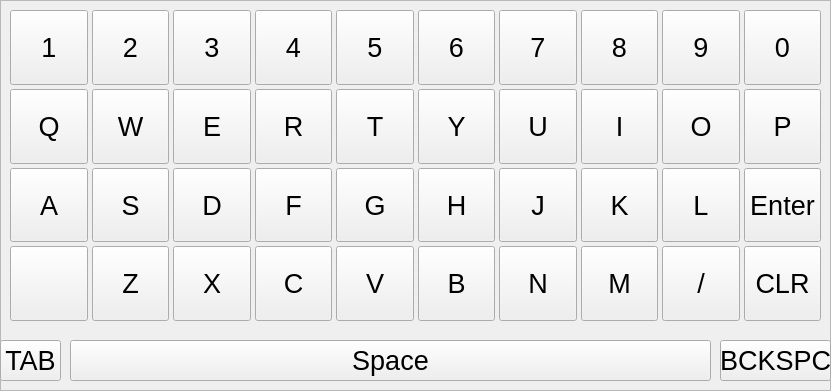
   <widget class="QFrame" name="frame_4">
    <property name="geometry">
     <rect>
      <x>10</x>
      <y>270</y>
      <width>831</width>
      <height>391</height>
     </rect>
    </property>
    <property name="frameShape">
     <enum>QFrame::StyledPanel</enum>
    </property>
    <property name="frameShadow">
     <enum>QFrame::Raised</enum>
    </property>
    <widget class="QPushButton" name="pushButton_47">
     <property name="geometry">
      <rect>
       <x>0</x>
       <y>340</y>
       <width>61</width>
       <height>41</height>
      </rect>
     </property>
     <property name="font">
      <font>
       <pointsize>20</pointsize>
      </font>
     </property>
     <property name="focusPolicy">
      <enum>Qt::NoFocus</enum>
     </property>
     <property name="text">
      <string>TAB</string>
     </property>
    </widget>
    <widget class="QPushButton" name="pushButton_45">
     <property name="geometry">
      <rect>
       <x>70</x>
       <y>340</y>
       <width>641</width>
       <height>41</height>
      </rect>
     </property>
     <property name="font">
      <font>
       <pointsize>20</pointsize>
      </font>
     </property>
     <property name="focusPolicy">
      <enum>Qt::NoFocus</enum>
     </property>
     <property name="text">
      <string>Space</string>
     </property>
    </widget>
    <widget class="QPushButton" name="pushButton_48">
     <property name="geometry">
      <rect>
       <x>720</x>
       <y>340</y>
       <width>111</width>
       <height>41</height>
      </rect>
     </property>
     <property name="font">
      <font>
       <pointsize>20</pointsize>
      </font>
     </property>
     <property name="focusPolicy">
      <enum>Qt::NoFocus</enum>
     </property>
     <property name="text">
      <string>BCKSPC</string>
     </property>
    </widget>
    <widget class="QWidget" name="gridLayoutWidget">
     <property name="geometry">
      <rect>
       <x>10</x>
       <y>10</y>
       <width>811</width>
       <height>311</height>
      </rect>
     </property>
     <layout class="QGridLayout" name="gridLayout">
      <property name="sizeConstraint">
       <enum>QLayout::SetDefaultConstraint</enum>
      </property>
      <property name="leftMargin">
       <number>0</number>
      </property>
      <property name="rightMargin">
       <number>0</number>
      </property>
      <property name="spacing">
       <number>4</number>
      </property>
      <item row="1" column="0">
       <widget class="QPushButton" name="pushButton_6">
        <property name="sizePolicy">
         <sizepolicy hsizetype="MinimumExpanding" vsizetype="MinimumExpanding">
          <horstretch>0</horstretch>
          <verstretch>0</verstretch>
         </sizepolicy>
        </property>
        <property name="font">
         <font>
          <pointsize>20</pointsize>
         </font>
        </property>
        <property name="focusPolicy">
         <enum>Qt::NoFocus</enum>
        </property>
        <property name="text">
         <string>Q</string>
        </property>
       </widget>
      </item>
      <item row="2" column="7">
       <widget class="QPushButton" name="pushButton_23">
        <property name="sizePolicy">
         <sizepolicy hsizetype="MinimumExpanding" vsizetype="MinimumExpanding">
          <horstretch>0</horstretch>
          <verstretch>0</verstretch>
         </sizepolicy>
        </property>
        <property name="font">
         <font>
          <pointsize>20</pointsize>
         </font>
        </property>
        <property name="focusPolicy">
         <enum>Qt::NoFocus</enum>
        </property>
        <property name="text">
         <string>K</string>
        </property>
       </widget>
      </item>
      <item row="0" column="4">
       <widget class="QPushButton" name="pushButton_39">
        <property name="sizePolicy">
         <sizepolicy hsizetype="MinimumExpanding" vsizetype="MinimumExpanding">
          <horstretch>0</horstretch>
          <verstretch>0</verstretch>
         </sizepolicy>
        </property>
        <property name="font">
         <font>
          <pointsize>20</pointsize>
         </font>
        </property>
        <property name="focusPolicy">
         <enum>Qt::NoFocus</enum>
        </property>
        <property name="text">
         <string>5</string>
        </property>
       </widget>
      </item>
      <item row="1" column="1">
       <widget class="QPushButton" name="pushButton_7">
        <property name="sizePolicy">
         <sizepolicy hsizetype="MinimumExpanding" vsizetype="MinimumExpanding">
          <horstretch>0</horstretch>
          <verstretch>0</verstretch>
         </sizepolicy>
        </property>
        <property name="font">
         <font>
          <pointsize>20</pointsize>
         </font>
        </property>
        <property name="focusPolicy">
         <enum>Qt::NoFocus</enum>
        </property>
        <property name="text">
         <string>W</string>
        </property>
       </widget>
      </item>
      <item row="1" column="5">
       <widget class="QPushButton" name="pushButton_11">
        <property name="sizePolicy">
         <sizepolicy hsizetype="MinimumExpanding" vsizetype="MinimumExpanding">
          <horstretch>0</horstretch>
          <verstretch>0</verstretch>
         </sizepolicy>
        </property>
        <property name="font">
         <font>
          <pointsize>20</pointsize>
         </font>
        </property>
        <property name="focusPolicy">
         <enum>Qt::NoFocus</enum>
        </property>
        <property name="text">
         <string>Y</string>
        </property>
       </widget>
      </item>
      <item row="2" column="3">
       <widget class="QPushButton" name="pushButton_19">
        <property name="sizePolicy">
         <sizepolicy hsizetype="MinimumExpanding" vsizetype="MinimumExpanding">
          <horstretch>0</horstretch>
          <verstretch>0</verstretch>
         </sizepolicy>
        </property>
        <property name="font">
         <font>
          <pointsize>20</pointsize>
         </font>
        </property>
        <property name="focusPolicy">
         <enum>Qt::NoFocus</enum>
        </property>
        <property name="text">
         <string>F</string>
        </property>
       </widget>
      </item>
      <item row="2" column="2">
       <widget class="QPushButton" name="pushButton_18">
        <property name="sizePolicy">
         <sizepolicy hsizetype="MinimumExpanding" vsizetype="MinimumExpanding">
          <horstretch>0</horstretch>
          <verstretch>0</verstretch>
         </sizepolicy>
        </property>
        <property name="font">
         <font>
          <pointsize>20</pointsize>
         </font>
        </property>
        <property name="focusPolicy">
         <enum>Qt::NoFocus</enum>
        </property>
        <property name="text">
         <string>D</string>
        </property>
       </widget>
      </item>
      <item row="3" column="8">
       <widget class="QPushButton" name="pushButton_46">
        <property name="sizePolicy">
         <sizepolicy hsizetype="MinimumExpanding" vsizetype="MinimumExpanding">
          <horstretch>0</horstretch>
          <verstretch>0</verstretch>
         </sizepolicy>
        </property>
        <property name="font">
         <font>
          <pointsize>20</pointsize>
         </font>
        </property>
        <property name="focusPolicy">
         <enum>Qt::NoFocus</enum>
        </property>
        <property name="text">
         <string>/</string>
        </property>
       </widget>
      </item>
      <item row="3" column="9">
       <widget class="QPushButton" name="pushButton_33">
        <property name="sizePolicy">
         <sizepolicy hsizetype="MinimumExpanding" vsizetype="MinimumExpanding">
          <horstretch>0</horstretch>
          <verstretch>0</verstretch>
         </sizepolicy>
        </property>
        <property name="font">
         <font>
          <pointsize>20</pointsize>
         </font>
        </property>
        <property name="focusPolicy">
         <enum>Qt::NoFocus</enum>
        </property>
        <property name="text">
         <string>CLR</string>
        </property>
       </widget>
      </item>
      <item row="1" column="2">
       <widget class="QPushButton" name="pushButton_8">
        <property name="sizePolicy">
         <sizepolicy hsizetype="MinimumExpanding" vsizetype="MinimumExpanding">
          <horstretch>0</horstretch>
          <verstretch>0</verstretch>
         </sizepolicy>
        </property>
        <property name="font">
         <font>
          <pointsize>20</pointsize>
         </font>
        </property>
        <property name="focusPolicy">
         <enum>Qt::NoFocus</enum>
        </property>
        <property name="text">
         <string>E</string>
        </property>
       </widget>
      </item>
      <item row="1" column="9">
       <widget class="QPushButton" name="pushButton_15">
        <property name="sizePolicy">
         <sizepolicy hsizetype="MinimumExpanding" vsizetype="MinimumExpanding">
          <horstretch>0</horstretch>
          <verstretch>0</verstretch>
         </sizepolicy>
        </property>
        <property name="font">
         <font>
          <pointsize>20</pointsize>
         </font>
        </property>
        <property name="focusPolicy">
         <enum>Qt::NoFocus</enum>
        </property>
        <property name="text">
         <string>P</string>
        </property>
       </widget>
      </item>
      <item row="0" column="7">
       <widget class="QPushButton" name="pushButton_42">
        <property name="sizePolicy">
         <sizepolicy hsizetype="MinimumExpanding" vsizetype="MinimumExpanding">
          <horstretch>0</horstretch>
          <verstretch>0</verstretch>
         </sizepolicy>
        </property>
        <property name="font">
         <font>
          <pointsize>20</pointsize>
         </font>
        </property>
        <property name="focusPolicy">
         <enum>Qt::NoFocus</enum>
        </property>
        <property name="text">
         <string>8</string>
        </property>
       </widget>
      </item>
      <item row="0" column="8">
       <widget class="QPushButton" name="pushButton_43">
        <property name="sizePolicy">
         <sizepolicy hsizetype="MinimumExpanding" vsizetype="MinimumExpanding">
          <horstretch>0</horstretch>
          <verstretch>0</verstretch>
         </sizepolicy>
        </property>
        <property name="font">
         <font>
          <pointsize>20</pointsize>
         </font>
        </property>
        <property name="focusPolicy">
         <enum>Qt::NoFocus</enum>
        </property>
        <property name="text">
         <string>9</string>
        </property>
       </widget>
      </item>
      <item row="1" column="3">
       <widget class="QPushButton" name="pushButton_9">
        <property name="sizePolicy">
         <sizepolicy hsizetype="MinimumExpanding" vsizetype="MinimumExpanding">
          <horstretch>0</horstretch>
          <verstretch>0</verstretch>
         </sizepolicy>
        </property>
        <property name="font">
         <font>
          <pointsize>20</pointsize>
         </font>
        </property>
        <property name="focusPolicy">
         <enum>Qt::NoFocus</enum>
        </property>
        <property name="text">
         <string>R</string>
        </property>
       </widget>
      </item>
      <item row="2" column="6">
       <widget class="QPushButton" name="pushButton_22">
        <property name="sizePolicy">
         <sizepolicy hsizetype="MinimumExpanding" vsizetype="MinimumExpanding">
          <horstretch>0</horstretch>
          <verstretch>0</verstretch>
         </sizepolicy>
        </property>
        <property name="font">
         <font>
          <pointsize>20</pointsize>
         </font>
        </property>
        <property name="focusPolicy">
         <enum>Qt::NoFocus</enum>
        </property>
        <property name="text">
         <string>J</string>
        </property>
       </widget>
      </item>
      <item row="0" column="0">
       <widget class="QPushButton" name="pushButton_35">
        <property name="sizePolicy">
         <sizepolicy hsizetype="MinimumExpanding" vsizetype="MinimumExpanding">
          <horstretch>0</horstretch>
          <verstretch>0</verstretch>
         </sizepolicy>
        </property>
        <property name="font">
         <font>
          <pointsize>20</pointsize>
         </font>
        </property>
        <property name="focusPolicy">
         <enum>Qt::NoFocus</enum>
        </property>
        <property name="text">
         <string>1</string>
        </property>
       </widget>
      </item>
      <item row="3" column="7">
       <widget class="QPushButton" name="pushButton_32">
        <property name="sizePolicy">
         <sizepolicy hsizetype="MinimumExpanding" vsizetype="MinimumExpanding">
          <horstretch>0</horstretch>
          <verstretch>0</verstretch>
         </sizepolicy>
        </property>
        <property name="font">
         <font>
          <pointsize>20</pointsize>
         </font>
        </property>
        <property name="focusPolicy">
         <enum>Qt::NoFocus</enum>
        </property>
        <property name="text">
         <string>M</string>
        </property>
       </widget>
      </item>
      <item row="3" column="6">
       <widget class="QPushButton" name="pushButton_31">
        <property name="sizePolicy">
         <sizepolicy hsizetype="MinimumExpanding" vsizetype="MinimumExpanding">
          <horstretch>0</horstretch>
          <verstretch>0</verstretch>
         </sizepolicy>
        </property>
        <property name="font">
         <font>
          <pointsize>20</pointsize>
         </font>
        </property>
        <property name="focusPolicy">
         <enum>Qt::NoFocus</enum>
        </property>
        <property name="text">
         <string>N</string>
        </property>
       </widget>
      </item>
      <item row="0" column="3">
       <widget class="QPushButton" name="pushButton_38">
        <property name="sizePolicy">
         <sizepolicy hsizetype="MinimumExpanding" vsizetype="MinimumExpanding">
          <horstretch>0</horstretch>
          <verstretch>0</verstretch>
         </sizepolicy>
        </property>
        <property name="font">
         <font>
          <pointsize>20</pointsize>
         </font>
        </property>
        <property name="focusPolicy">
         <enum>Qt::NoFocus</enum>
        </property>
        <property name="text">
         <string>4</string>
        </property>
       </widget>
      </item>
      <item row="2" column="4">
       <widget class="QPushButton" name="pushButton_20">
        <property name="sizePolicy">
         <sizepolicy hsizetype="MinimumExpanding" vsizetype="MinimumExpanding">
          <horstretch>0</horstretch>
          <verstretch>0</verstretch>
         </sizepolicy>
        </property>
        <property name="font">
         <font>
          <pointsize>20</pointsize>
         </font>
        </property>
        <property name="focusPolicy">
         <enum>Qt::NoFocus</enum>
        </property>
        <property name="text">
         <string>G</string>
        </property>
       </widget>
      </item>
      <item row="0" column="5">
       <widget class="QPushButton" name="pushButton_40">
        <property name="sizePolicy">
         <sizepolicy hsizetype="MinimumExpanding" vsizetype="MinimumExpanding">
          <horstretch>0</horstretch>
          <verstretch>0</verstretch>
         </sizepolicy>
        </property>
        <property name="font">
         <font>
          <pointsize>20</pointsize>
         </font>
        </property>
        <property name="focusPolicy">
         <enum>Qt::NoFocus</enum>
        </property>
        <property name="text">
         <string>6</string>
        </property>
       </widget>
      </item>
      <item row="3" column="2">
       <widget class="QPushButton" name="pushButton_27">
        <property name="sizePolicy">
         <sizepolicy hsizetype="MinimumExpanding" vsizetype="MinimumExpanding">
          <horstretch>0</horstretch>
          <verstretch>0</verstretch>
         </sizepolicy>
        </property>
        <property name="font">
         <font>
          <pointsize>20</pointsize>
         </font>
        </property>
        <property name="focusPolicy">
         <enum>Qt::NoFocus</enum>
        </property>
        <property name="text">
         <string>X</string>
        </property>
       </widget>
      </item>
      <item row="3" column="0">
       <widget class="QPushButton" name="pushButton_34">
        <property name="sizePolicy">
         <sizepolicy hsizetype="MinimumExpanding" vsizetype="MinimumExpanding">
          <horstretch>0</horstretch>
          <verstretch>0</verstretch>
         </sizepolicy>
        </property>
        <property name="font">
         <font>
          <pointsize>20</pointsize>
         </font>
        </property>
        <property name="focusPolicy">
         <enum>Qt::NoFocus</enum>
        </property>
        <property name="text">
         <string/>
        </property>
       </widget>
      </item>
      <item row="0" column="9">
       <widget class="QPushButton" name="pushButton_44">
        <property name="sizePolicy">
         <sizepolicy hsizetype="MinimumExpanding" vsizetype="MinimumExpanding">
          <horstretch>0</horstretch>
          <verstretch>0</verstretch>
         </sizepolicy>
        </property>
        <property name="font">
         <font>
          <pointsize>20</pointsize>
         </font>
        </property>
        <property name="focusPolicy">
         <enum>Qt::NoFocus</enum>
        </property>
        <property name="text">
         <string>0</string>
        </property>
       </widget>
      </item>
      <item row="2" column="0">
       <widget class="QPushButton" name="pushButton_16">
        <property name="sizePolicy">
         <sizepolicy hsizetype="MinimumExpanding" vsizetype="MinimumExpanding">
          <horstretch>0</horstretch>
          <verstretch>0</verstretch>
         </sizepolicy>
        </property>
        <property name="font">
         <font>
          <pointsize>20</pointsize>
         </font>
        </property>
        <property name="focusPolicy">
         <enum>Qt::NoFocus</enum>
        </property>
        <property name="text">
         <string>A</string>
        </property>
       </widget>
      </item>
      <item row="1" column="7">
       <widget class="QPushButton" name="pushButton_13">
        <property name="sizePolicy">
         <sizepolicy hsizetype="MinimumExpanding" vsizetype="MinimumExpanding">
          <horstretch>0</horstretch>
          <verstretch>0</verstretch>
         </sizepolicy>
        </property>
        <property name="font">
         <font>
          <pointsize>20</pointsize>
         </font>
        </property>
        <property name="focusPolicy">
         <enum>Qt::NoFocus</enum>
        </property>
        <property name="text">
         <string>I</string>
        </property>
       </widget>
      </item>
      <item row="1" column="8">
       <widget class="QPushButton" name="pushButton_14">
        <property name="sizePolicy">
         <sizepolicy hsizetype="MinimumExpanding" vsizetype="MinimumExpanding">
          <horstretch>0</horstretch>
          <verstretch>0</verstretch>
         </sizepolicy>
        </property>
        <property name="font">
         <font>
          <pointsize>20</pointsize>
         </font>
        </property>
        <property name="focusPolicy">
         <enum>Qt::NoFocus</enum>
        </property>
        <property name="text">
         <string>O</string>
        </property>
       </widget>
      </item>
      <item row="1" column="4">
       <widget class="QPushButton" name="pushButton_10">
        <property name="sizePolicy">
         <sizepolicy hsizetype="MinimumExpanding" vsizetype="MinimumExpanding">
          <horstretch>0</horstretch>
          <verstretch>0</verstretch>
         </sizepolicy>
        </property>
        <property name="font">
         <font>
          <pointsize>20</pointsize>
         </font>
        </property>
        <property name="focusPolicy">
         <enum>Qt::NoFocus</enum>
        </property>
        <property name="text">
         <string>T</string>
        </property>
       </widget>
      </item>
      <item row="3" column="4">
       <widget class="QPushButton" name="pushButton_29">
        <property name="sizePolicy">
         <sizepolicy hsizetype="MinimumExpanding" vsizetype="MinimumExpanding">
          <horstretch>0</horstretch>
          <verstretch>0</verstretch>
         </sizepolicy>
        </property>
        <property name="font">
         <font>
          <pointsize>20</pointsize>
         </font>
        </property>
        <property name="focusPolicy">
         <enum>Qt::NoFocus</enum>
        </property>
        <property name="text">
         <string>V</string>
        </property>
       </widget>
      </item>
      <item row="2" column="5">
       <widget class="QPushButton" name="pushButton_21">
        <property name="sizePolicy">
         <sizepolicy hsizetype="MinimumExpanding" vsizetype="MinimumExpanding">
          <horstretch>0</horstretch>
          <verstretch>0</verstretch>
         </sizepolicy>
        </property>
        <property name="font">
         <font>
          <pointsize>20</pointsize>
         </font>
        </property>
        <property name="focusPolicy">
         <enum>Qt::NoFocus</enum>
        </property>
        <property name="text">
         <string>H</string>
        </property>
       </widget>
      </item>
      <item row="3" column="1">
       <widget class="QPushButton" name="pushButton_26">
        <property name="sizePolicy">
         <sizepolicy hsizetype="MinimumExpanding" vsizetype="MinimumExpanding">
          <horstretch>0</horstretch>
          <verstretch>0</verstretch>
         </sizepolicy>
        </property>
        <property name="font">
         <font>
          <pointsize>20</pointsize>
         </font>
        </property>
        <property name="focusPolicy">
         <enum>Qt::NoFocus</enum>
        </property>
        <property name="text">
         <string>Z</string>
        </property>
       </widget>
      </item>
      <item row="0" column="6">
       <widget class="QPushButton" name="pushButton_41">
        <property name="sizePolicy">
         <sizepolicy hsizetype="MinimumExpanding" vsizetype="MinimumExpanding">
          <horstretch>0</horstretch>
          <verstretch>0</verstretch>
         </sizepolicy>
        </property>
        <property name="font">
         <font>
          <pointsize>20</pointsize>
         </font>
        </property>
        <property name="focusPolicy">
         <enum>Qt::NoFocus</enum>
        </property>
        <property name="text">
         <string>7</string>
        </property>
       </widget>
      </item>
      <item row="2" column="8">
       <widget class="QPushButton" name="pushButton_24">
        <property name="sizePolicy">
         <sizepolicy hsizetype="MinimumExpanding" vsizetype="MinimumExpanding">
          <horstretch>0</horstretch>
          <verstretch>0</verstretch>
         </sizepolicy>
        </property>
        <property name="font">
         <font>
          <pointsize>20</pointsize>
         </font>
        </property>
        <property name="focusPolicy">
         <enum>Qt::NoFocus</enum>
        </property>
        <property name="text">
         <string>L</string>
        </property>
       </widget>
      </item>
      <item row="2" column="9">
       <widget class="QPushButton" name="pushButton_25">
        <property name="sizePolicy">
         <sizepolicy hsizetype="MinimumExpanding" vsizetype="MinimumExpanding">
          <horstretch>0</horstretch>
          <verstretch>0</verstretch>
         </sizepolicy>
        </property>
        <property name="font">
         <font>
          <pointsize>20</pointsize>
         </font>
        </property>
        <property name="focusPolicy">
         <enum>Qt::NoFocus</enum>
        </property>
        <property name="text">
         <string>Enter</string>
        </property>
       </widget>
      </item>
      <item row="0" column="2">
       <widget class="QPushButton" name="pushButton_37">
        <property name="sizePolicy">
         <sizepolicy hsizetype="MinimumExpanding" vsizetype="MinimumExpanding">
          <horstretch>0</horstretch>
          <verstretch>0</verstretch>
         </sizepolicy>
        </property>
        <property name="font">
         <font>
          <pointsize>20</pointsize>
         </font>
        </property>
        <property name="focusPolicy">
         <enum>Qt::NoFocus</enum>
        </property>
        <property name="text">
         <string>3</string>
        </property>
       </widget>
      </item>
      <item row="0" column="1">
       <widget class="QPushButton" name="pushButton_36">
        <property name="sizePolicy">
         <sizepolicy hsizetype="MinimumExpanding" vsizetype="MinimumExpanding">
          <horstretch>0</horstretch>
          <verstretch>0</verstretch>
         </sizepolicy>
        </property>
        <property name="font">
         <font>
          <pointsize>20</pointsize>
         </font>
        </property>
        <property name="focusPolicy">
         <enum>Qt::NoFocus</enum>
        </property>
        <property name="text">
         <string>2</string>
        </property>
       </widget>
      </item>
      <item row="3" column="5">
       <widget class="QPushButton" name="pushButton_30">
        <property name="sizePolicy">
         <sizepolicy hsizetype="MinimumExpanding" vsizetype="MinimumExpanding">
          <horstretch>0</horstretch>
          <verstretch>0</verstretch>
         </sizepolicy>
        </property>
        <property name="font">
         <font>
          <pointsize>20</pointsize>
         </font>
        </property>
        <property name="focusPolicy">
         <enum>Qt::NoFocus</enum>
        </property>
        <property name="text">
         <string>B</string>
        </property>
       </widget>
      </item>
      <item row="1" column="6">
       <widget class="QPushButton" name="pushButton_12">
        <property name="sizePolicy">
         <sizepolicy hsizetype="MinimumExpanding" vsizetype="MinimumExpanding">
          <horstretch>0</horstretch>
          <verstretch>0</verstretch>
         </sizepolicy>
        </property>
        <property name="font">
         <font>
          <pointsize>20</pointsize>
         </font>
        </property>
        <property name="focusPolicy">
         <enum>Qt::NoFocus</enum>
        </property>
        <property name="text">
         <string>U</string>
        </property>
       </widget>
      </item>
      <item row="2" column="1">
       <widget class="QPushButton" name="pushButton_17">
        <property name="sizePolicy">
         <sizepolicy hsizetype="MinimumExpanding" vsizetype="MinimumExpanding">
          <horstretch>0</horstretch>
          <verstretch>0</verstretch>
         </sizepolicy>
        </property>
        <property name="font">
         <font>
          <pointsize>20</pointsize>
         </font>
        </property>
        <property name="focusPolicy">
         <enum>Qt::NoFocus</enum>
        </property>
        <property name="text">
         <string>S</string>
        </property>
       </widget>
      </item>
      <item row="3" column="3">
       <widget class="QPushButton" name="pushButton_28">
        <property name="sizePolicy">
         <sizepolicy hsizetype="MinimumExpanding" vsizetype="MinimumExpanding">
          <horstretch>0</horstretch>
          <verstretch>0</verstretch>
         </sizepolicy>
        </property>
        <property name="font">
         <font>
          <pointsize>20</pointsize>
         </font>
        </property>
        <property name="focusPolicy">
         <enum>Qt::NoFocus</enum>
        </property>
        <property name="text">
         <string>C</string>
        </property>
       </widget>
      </item>
     </layout>
     <zorder>pushButton_23</zorder>
     <zorder>pushButton_6</zorder>
     <zorder>pushButton_39</zorder>
     <zorder>pushButton_7</zorder>
     <zorder>pushButton_11</zorder>
     <zorder>pushButton_19</zorder>
     <zorder>pushButton_18</zorder>
     <zorder>pushButton_46</zorder>
     <zorder>pushButton_33</zorder>
     <zorder>pushButton_8</zorder>
     <zorder>pushButton_15</zorder>
     <zorder>pushButton_42</zorder>
     <zorder>pushButton_43</zorder>
     <zorder>pushButton_9</zorder>
     <zorder>pushButton_22</zorder>
     <zorder>pushButton_35</zorder>
     <zorder>pushButton_32</zorder>
     <zorder>pushButton_31</zorder>
     <zorder>pushButton_38</zorder>
     <zorder>pushButton_20</zorder>
     <zorder>pushButton_40</zorder>
     <zorder>pushButton_27</zorder>
     <zorder>pushButton_34</zorder>
     <zorder>pushButton_44</zorder>
     <zorder>pushButton_16</zorder>
     <zorder>pushButton_13</zorder>
     <zorder>pushButton_14</zorder>
     <zorder>pushButton_10</zorder>
     <zorder>pushButton_29</zorder>
     <zorder>pushButton_21</zorder>
     <zorder>pushButton_26</zorder>
     <zorder>pushButton_41</zorder>
     <zorder>pushButton_24</zorder>
     <zorder>pushButton_25</zorder>
     <zorder>pushButton_37</zorder>
     <zorder>pushButton_36</zorder>
     <zorder>pushButton_30</zorder>
     <zorder>pushButton_12</zorder>
     <zorder>pushButton_17</zorder>
     <zorder>pushButton_28</zorder>
    </widget>
   </widget>
